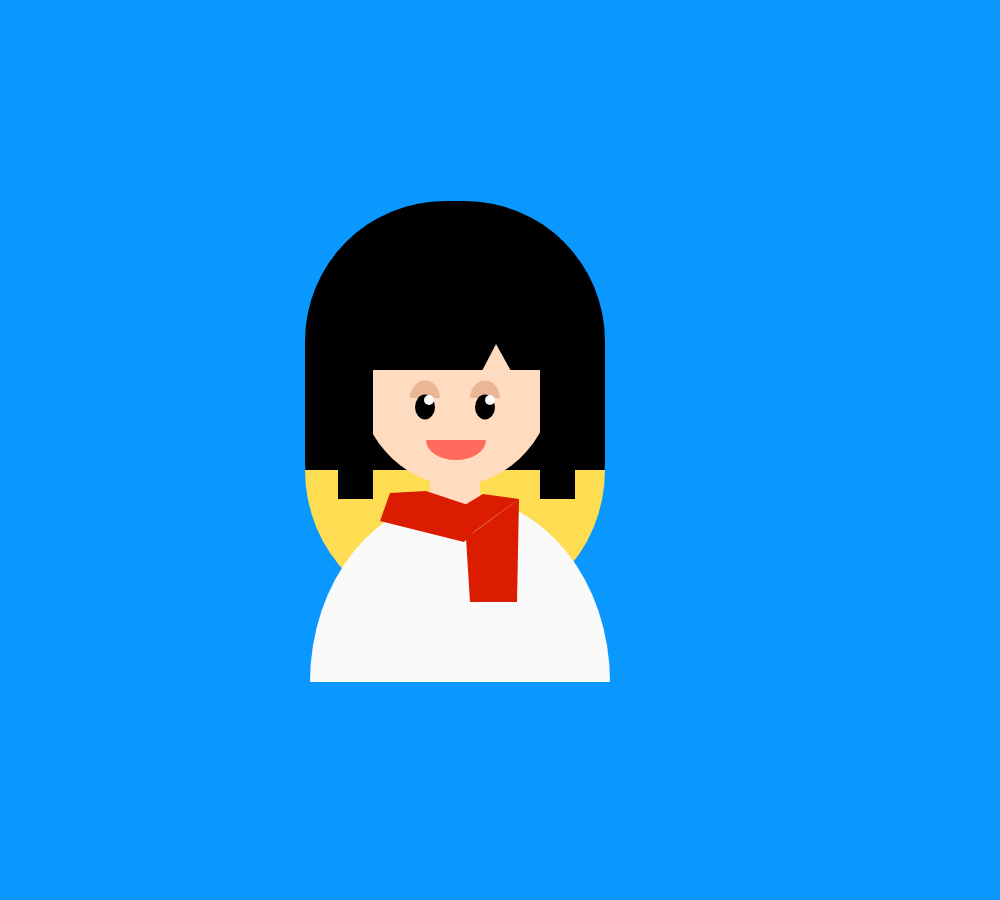
Frame 1 (no input)
Frame 60 (no input): identical to frame 1, image omitted
Frame 120 (the mouse pressed at the canvas centre since frame 60): identical to frame 1, image omitted

The p5.js sketch that drew this single still picture (run headless with seeded random() and noise() and a simulated clock; from frame 60 on, the mouse is pressed at the canvas centre):

// p5.js sketch
// ── sketch.js
/*************************************************************************
    (*)Self-Portrait
          (*)by Beidi Han

    (*)Overview - This project using the simple shapes to build a self-portrait of Beidi Han.
 
    ---------------------------------------------------------------------
    (*)Notes: 
     (1) I'm not sure why my stroke code is not working, I try to use it on the face part, but it doesn't work.
**************************************************************************/


// Setup code goes here
function setup() {
  createCanvas(1000, 900);

 }


// Draw code goes here
function draw() {
  background(10, 152, 254);

  //hair
  noStroke();
  fill(0);
  rect(305, 201, 300, 400, 140);

  //hair2
  noStroke();
  fill(255, 221, 82);
  arc(455, 470, 300, 300, 0, PI, OPEN);


  //face
  fill(255, 219, 191);
  arc(456, 370, 200, 230, 0, PI, OPEN);

   //hair3
  noStroke();
  fill(0);
  rect(338, 369, 35, 130);
  rect(540, 369, 35, 130);
  fill(255, 219, 191);
  triangle(496, 344, 482, 371, 511, 371);

 //eyebrow
  fill(233, 182, 150);
  arc(425, 398, 30, 35, PI, 0, OPEN);
  arc(485, 398, 30, 35, PI, 0, OPEN);

  //eyes
  noStroke();
  fill(0);
  ellipse(425, 407, 20, 25);
  ellipse(485, 407, 20, 25);

  //highlight in eyes
  noStroke();
  fill(250);
  ellipse(429, 400, 10, 10);
  ellipse(490, 400, 10, 10);

  //cloth
  noStroke();
  fill(250);
  arc(460, 682, 300, 370, PI, 0, OPEN);
  
 //neck
  noStroke();
  fill(255, 219, 191);
  rect(430, 455, 50, 60, 20);

  //mouth
  noStroke();
  fill(255, 107, 92);
  arc(456, 440, 60, 40, 0, PI, OPEN);


 

 //Scarf
  noStroke();
  fill(219, 28, 1);
  quad(390, 493, 380, 521, 428, 497, 426, 491);
  quad(426, 491, 492, 513, 464, 542, 380, 521);
  quad(483, 494, 519, 499, 464, 539, 425, 529);
  quad(519, 499, 517, 602, 470, 602, 466, 538);
  
}
